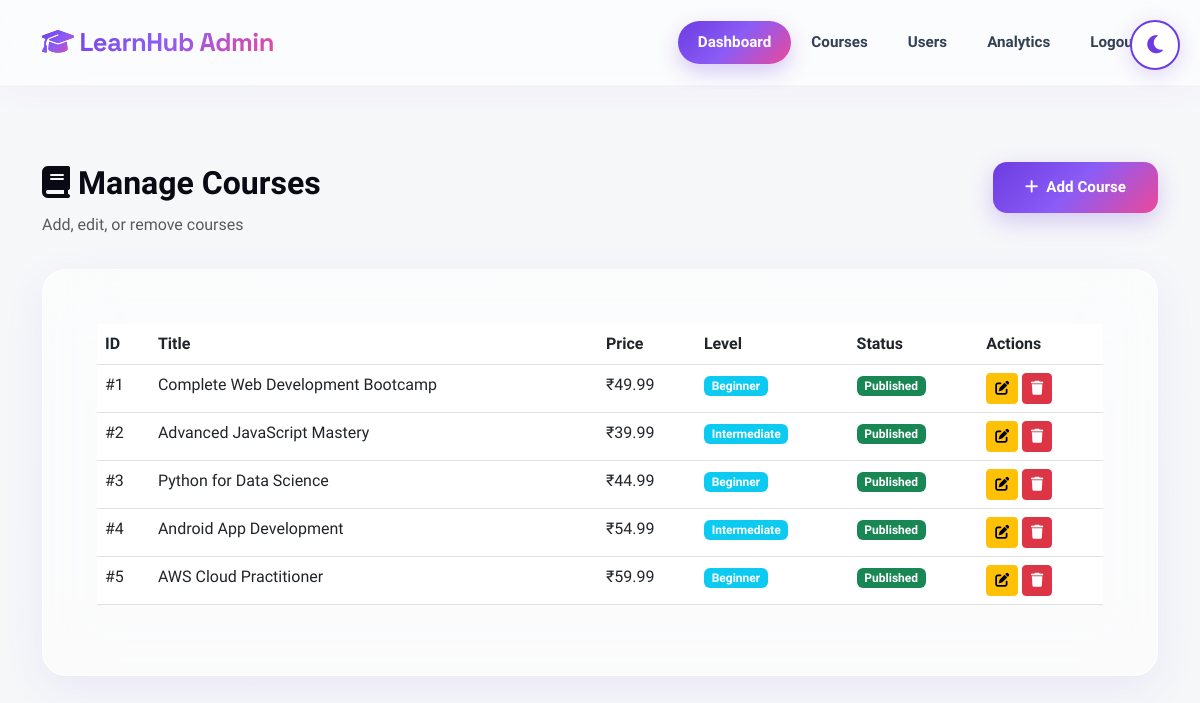
The page /admin/courses.php (signed in) on the database its author committed.
### tables this page shows
CREATE TABLE courses (
    id INT PRIMARY KEY AUTO_INCREMENT,
    instructor_id INT NOT NULL,
    category_id INT,
    title VARCHAR(255) NOT NULL,
    description TEXT,
    price DECIMAL(10,2) DEFAULT 0.00,
    image VARCHAR(255) DEFAULT 'default-course.jpg',
    video_url VARCHAR(255),
    lessons_count INT DEFAULT 0,
    duration INT DEFAULT 0,
    level ENUM('beginner', 'intermediate', 'advanced') DEFAULT 'beginner',
    status ENUM('draft', 'published', 'archived') DEFAULT 'draft',
    rating DECIMAL(3,2) DEFAULT 0,
    enrolled_students INT DEFAULT 0,
    created_at TIMESTAMP DEFAULT CURRENT_TIMESTAMP,
    updated_at TIMESTAMP DEFAULT CURRENT_TIMESTAMP ON UPDATE CURRENT_TIMESTAMP,
    FOREIGN KEY (instructor_id) REFERENCES users(id),
    FOREIGN KEY (category_id) REFERENCES categories(id)
);

### admin/courses.php (the view, shortened to what this page needs)
<?php
require_once '../config/database.php';
require_once 'admin-header.php';
$courses = mysqli_query($conn, "SELECT * FROM courses ORDER BY created_at DESC");
?>
<div class="row">
    <div class="col-12">
        <div class="d-flex justify-content-between align-items-center">
            <h2 class="fw-bold"><i class="fas fa-book me-2"></i>Manage Courses</h2>
            <a href="add-course.php" class="btn btn-primary">
                <i class="fas fa-plus me-2"></i>Add Course
            </a>
        </div>
        <p class="text-muted">Add, edit, or remove courses</p>
    </div>
</div>
<div class="row mt-3">
    <div class="col-12">
        <div class="card form-card">
            <div class="card-body p-4">
                <div class="table-responsive">
                    <table class="table">
                        <thead>
                            <tr>
                                <th>ID</th>
                                <th>Title</th>
                                <th>Price</th>
                                <th>Level</th>
                                <th>Status</th>
                                <th>Actions</th>
                            </tr>
                        </thead>
                        <tbody>
                            <?php if (mysqli_num_rows($courses) > 0): ?>
                                <?php while ($course = mysqli_fetch_assoc($courses)): ?>
                                <tr>
                                    <td>#<?php echo $course['id']; ?></td>
                                    <td><?php echo htmlspecialchars($course['title']); ?></td>
                                    <td>₹<?php echo number_format($course['price'], 2); ?></td>
                                    <td><span class="badge bg-info"><?php echo ucfirst($course['level']); ?></span></td>
                                    <td>
                                        <span class="badge <?php echo $course['status'] === 'published' ? 'bg-success' : 'bg-warning'; ?>">
                                            <?php echo ucfirst($course['status']); ?>
                                        </span>
                                    </td>
                                    <td>
                                        <a href="edit-course.php?id=<?php echo $course['id']; ?>" class="btn btn-warning btn-sm">
                                            <i class="fas fa-edit"></i>
                                        </a>
                                        <a href="delete-course.php?id=<?php echo $course['id']; ?>"
                                           class="btn btn-danger btn-sm"
                                           onclick="return confirm('Delete this course?')">
                                            <i class="fas fa-trash"></i>
                                        </a>
                                    </td>
                                </tr>
                                <?php endwhile; ?>
                            <?php else: ?>
                                <tr>
                                    <td colspan="6" class="text-center text-muted">No courses found</td>
                                </tr>
                            <?php endif; ?>
                        </tbody>
                    </table>
                </div>
            </div>
        </div>
    </div>
</div>
<?php require_once 'admin-footer.php'; ?>

### assets/css/style.css (style rules this page uses)
:root { --primary: #6C3CE1; --primary-light: #8B5CF6; --primary-dark: #5B21B6; --secondary: #EC4899; --success: #10B981; --warning: #F59E0B; --danger: #EF4444; --gradient-primary: linear-gradient(135deg, #6C3CE1 0%, #8B5CF6 50%, #EC4899 100%); --gradient-accent: linear-gradient(135deg, #FF007A 0%, #7928CA 100%); --gradient-dark: linear-gradient(135deg, #03030A 0%, #0A0A1F 100%); --shadow: 0 12px 40px rgba(108, 60, 225, 0.08); --shadow-lg: 0 24px 64px rgba(108, 60, 225, 0.16); --shadow-glow: 0 0 30px rgba(139, 92, 246, 0.25); --radius: 24px; --radius-sm: 14px; --radius-pill: 9999px; --transition: all 0.4s cubic-bezier(0.16, 1, 0.3, 1); --bg-image-url: url('https://images.unsplash.com/photo-1522202176988-66273c2fd55f?q=80&w=2071&auto=format&fit=crop'); --panel-bg: rgba(255, 255, 255, 0.55); --panel-border: rgba(255, 255, 255, 0.7); --text-primary: #0A0A14; --text-secondary: #334155; --text-muted: #64748B; --border: rgba(108, 60, 225, 0.12); --input-bg: rgba(255, 255, 255, 0.85); }
* { margin: 0; padding: 0; box-sizing: border-box; }
html { scroll-behavior: smooth; min-height: 100vh; }
body { font-family: 'Plus Jakarta Sans', -apple-system, sans-serif; background: var(--gradient-dark); background-image: linear-gradient(rgba(240, 242, 245, 0.55), rgba(240, 242, 245, 0.65)), var(--bg-image-url); background-size: cover; background-position: center; background-attachment: fixed; min-height: 100vh; color: var(--text-primary) !important; padding-top: 90px; transition: var(--transition); overflow-x: hidden; display: flex; flex-direction: column; }
body::before { content: ''; position: fixed; top: 0; left: 0; width: 100%; height: 100%; z-index: -1; background-image: var(--bg-image-url); background-size: cover; background-position: center; background-attachment: fixed; opacity: 0.15; filter: brightness(1.4) saturate(1.1); pointer-events: none; }
.form-card { background: var(--panel-bg); border-radius: var(--radius); border: 1px solid var(--panel-border); box-shadow: var(--shadow); backdrop-filter: blur(30px); -webkit-backdrop-filter: blur(30px); padding: 30px; transition: var(--transition); }
.btn-primary, .btn-success, .btn-secondary { border: none; border-radius: var(--radius-sm); font-weight: 700; padding: 14px 32px; font-size: 0.95rem; transition: var(--transition); }
.btn-primary { background: var(--gradient-primary); color: white !important; box-shadow: 0 8px 24px rgba(108, 60, 225, 0.25); }

### rows shown on the page
courses: id "1", title "Complete Web Development Bootcamp", price "49.99", level "Beginner", status "Published"
courses: id "2", title "Advanced JavaScript Mastery", price "39.99", level "Intermediate", status "Published"
courses: id "3", title "Python for Data Science", price "44.99", level "Beginner", status "Published"
courses: id "4", title "Android App Development", price "54.99", level "Intermediate", status "Published"
courses: id "5", title "AWS Cloud Practitioner", price "59.99", level "Beginner", status "Published"
